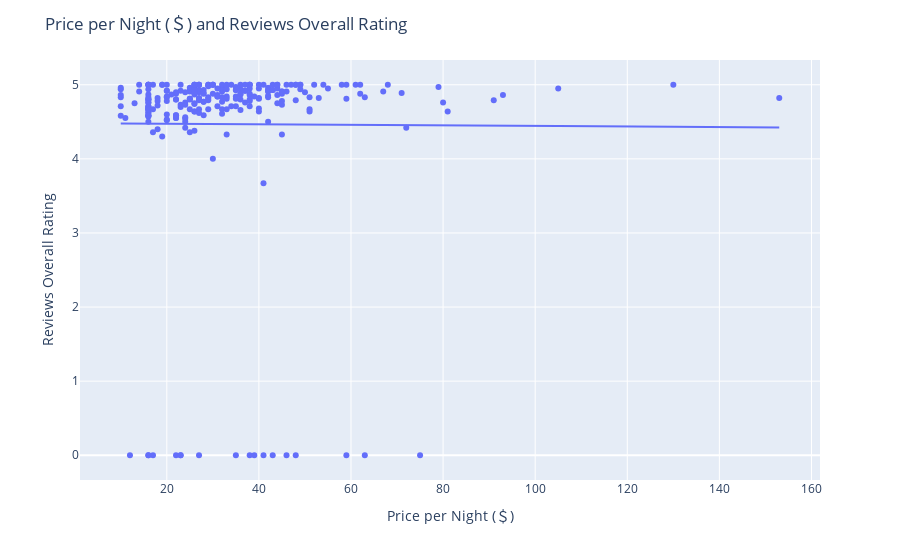

Notebook cell for this chart:
### Markdown cell above
## Price per Night and Reviews Overall Rating Scatter Plot

### Code cell
price_rating_scatter = px.scatter(dfUNIQUE, x='Price_in_USD', y='Reviews_Overall_Rating', trendline='ols')
price_rating_scatter.update_layout(title="Price per Night (＄) and Reviews Overall Rating",
                                    xaxis_title="Price per Night (＄)",
                                    yaxis_title="Reviews Overall Rating")
price_rating_scatter.show()

### Figure 1 — Plotly figure (JSON) as saved in the notebook; plotly's stock layout.template omitted (floating-point values rounded to 4 significant figures; data arrays with more than 128 entries replaced by an {"elided": "..."} marker saying what was removed)
{"data": [{"hovertemplate": "Price_in_USD=%{x}<br>Reviews_Overall_Rating=%{y}<extra></extra>", "legendgroup": "", "marker": {"color": "#636efa", "symbol": "circle"}, "mode": "markers", "name": "", "orientation": "v", "showlegend": false, "type": "scatter", "x": {"elided": "254 int values"}, "xaxis": "x", "y": {"elided": "254 float values"}, "yaxis": "y"}, {"hovertemplate": "<b>OLS trendline</b><br>Reviews_Overall_Rating = -0.000376984 * Price_in_USD + 4.48236<br>R<sup>2</sup>=0.000031<br><br>Price_in_USD=%{x}<br>Reviews_Overall_Rating=%{y} <b>(trend)</b><extra></extra>", "legendgroup": "", "marker": {"color": "#636efa", "symbol": "circle"}, "mode": "lines", "name": "", "showlegend": false, "type": "scatter", "x": {"elided": "254 int values"}, "xaxis": "x", "y": {"elided": "254 float values"}, "yaxis": "y"}], "layout": {"autosize": true, "legend": {"tracegroupgap": 0}, "margin": {"t": 60}, "title": {"text": "Price per Night (＄) and Reviews Overall Rating"}, "xaxis": {"anchor": "y", "autorange": true, "domain": [0, 1], "range": [1.267, 161.7], "title": {"text": "Price per Night (＄)"}, "type": "linear"}, "yaxis": {"anchor": "x", "autorange": true, "domain": [0, 1], "range": [-0.3871, 5.387], "title": {"text": "Reviews Overall Rating"}, "type": "linear"}}}
